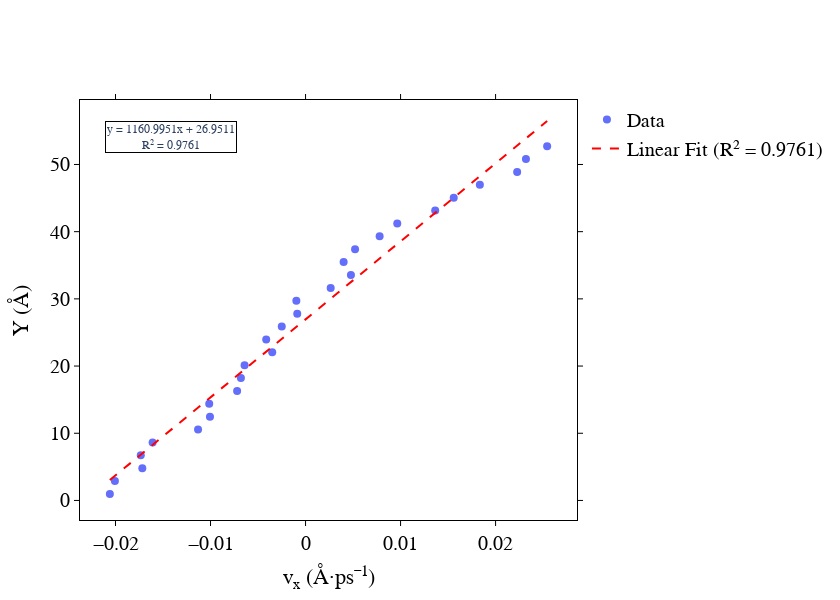

The notebook cell saved with this chart:
### Code cell
import pandas as pd
import numpy as np
from dfttk.plotly_format import plot_format

# Read the velocity profile file
vx_file = os.path.join(path, "vx_profile_run_avg.txt")

# Using pandas - clean and simple
df = pd.read_csv(vx_file, skiprows=4, sep='\s+', names=['Chunk', 'Coord1', 'Ncount', 'vx'])

# Remove boundary chunks where Ncount is 0
df_filtered = df[df['Ncount'] > 0].copy()

# Access the data for plotting
coord1 = df_filtered['Coord1'].values * length_y
vx = df_filtered['vx'].values

# Fit a linear model: coord1 = slope * vx + intercept
coeffs = np.polyfit(vx, coord1, 1)  # coeffs[0]: slope, coeffs[1]: intercept
slope, intercept = coeffs[0], coeffs[1]

# Generate points for the fit line
fit_x = np.linspace(np.min(vx), np.max(vx), 100)
fit_y = slope * fit_x + intercept

# Calculate R-squared
fit_y_data = slope * vx + intercept
ss_res = np.sum((coord1 - fit_y_data) ** 2)  # Sum of squares of residuals
ss_tot = np.sum((coord1 - np.mean(coord1)) ** 2)  # Total sum of squares
r_squared = 1 - (ss_res / ss_tot)

# Plot coord1 vs. vx using plotly
import plotly.graph_objects as go
fig = go.Figure()

# Add scatter plot
fig.add_trace(go.Scatter(
    x=vx, 
    y=coord1, 
    mode='markers',
    name='Data',
    marker=dict(size=8)
))

# Add linear fit line
fig.add_trace(go.Scatter(
    x=fit_x,
    y=fit_y,
    mode='lines',
    name=f'Linear Fit (R² = {r_squared:.4f})',
    line=dict(dash='dash', color='red', width=2)
))

plot_format(fig, xtitle='v<sub>x</sub> (Å·ps⁻¹)', ytitle='Y (Å)')

# Add annotation with fit equation and R²
fig.add_annotation(
    x=0.05, y=0.95,
    xref="paper", yref="paper",
    text=f"y = {slope:.4f}x + {intercept:.4f}<br>R² = {r_squared:.4f}",
    showarrow=False,
    font=dict(size=12),
    bgcolor="white",
    bordercolor="black",
    borderwidth=1
)

fig.show()

# Print the results
print(f"Linear fit equation: y = {slope:.4f}x + {intercept:.4f}")
print(f"R-squared: {r_squared:.4f}")

### Figure 1 — Plotly figure (JSON) as saved in the notebook; plotly's stock layout.template omitted (floating-point values rounded to 4 significant figures)
{"data": [{"marker": {"size": 8}, "mode": "markers", "name": "Data", "type": "scatter", "x": [-0.0206, -0.02006, -0.01718, -0.01734, -0.0161, -0.01131, -0.01006, -0.01014, -0.007204, -0.006802, -0.006416, -0.003508, -0.004141, -0.002504, -0.0008742, -0.0009673, 0.002645, 0.004776, 0.004007, 0.005211, 0.007797, 0.009652, 0.01364, 0.01559, 0.01834, 0.02227, 0.0232, 0.02543], "y": [0.9586, 2.876, 4.793, 6.71, 8.628, 10.54, 12.46, 14.38, 16.3, 18.21, 20.13, 22.05, 23.97, 25.88, 27.8, 29.72, 31.63, 33.55, 35.47, 37.39, 39.3, 41.22, 43.14, 45.06, 46.97, 48.89, 50.81, 52.72]}, {"line": {"color": "red", "dash": "dash", "width": 2}, "mode": "lines", "name": "Linear Fit (R² = 0.9761)", "type": "scatter", "x": [-0.0206, -0.02013, -0.01967, -0.0192, -0.01874, -0.01827, -0.01781, -0.01734, -0.01688, -0.01641, -0.01595, -0.01548, -0.01502, -0.01455, -0.01409, -0.01362, -0.01316, -0.01269, -0.01223, -0.01176, -0.0113, -0.01083, -0.01037, -0.009904, -0.009439, -0.008974, -0.008509, -0.008044, -0.007579, -0.007114, -0.00665, -0.006185, -0.00572, -0.005255, -0.00479, -0.004325, -0.00386, -0.003395, -0.002931, -0.002466, -0.002001, -0.001536, -0.001071, -0.0006063, -0.0001414, 0.0003234, 0.0007883, 0.001253, 0.001718, 0.002183, 0.002648, 0.003113, 0.003578, 0.004042, 0.004507, 0.004972, 0.005437, 0.005902, 0.006367, 0.006832, 0.007296, 0.007761, 0.008226, 0.008691, 0.009156, 0.009621, 0.01009, 0.01055, 0.01102, 0.01148, 0.01195, 0.01241, 0.01287, 0.01334, 0.0138, 0.01427, 0.01473, 0.0152, 0.01566, 0.01613, 0.01659, 0.01706, 0.01752, 0.01799, 0.01845, 0.01892, 0.01938, 0.01985, 0.02031, 0.02078, 0.02124, 0.02171, 0.02217, 0.02264, 0.0231, 0.02357, 0.02403, 0.0245, 0.02496, 0.02543], "y": [3.04, 3.579, 4.119, 4.659, 5.199, 5.738, 6.278, 6.818, 7.357, 7.897, 8.437, 8.976, 9.516, 10.06, 10.6, 11.14, 11.68, 12.21, 12.75, 13.29, 13.83, 14.37, 14.91, 15.45, 15.99, 16.53, 17.07, 17.61, 18.15, 18.69, 19.23, 19.77, 20.31, 20.85, 21.39, 21.93, 22.47, 23.01, 23.55, 24.09, 24.63, 25.17, 25.71, 26.25, 26.79, 27.33, 27.87, 28.41, 28.95, 29.49, 30.03, 30.56, 31.1, 31.64, 32.18, 32.72, 33.26, 33.8, 34.34, 34.88, 35.42, 35.96, 36.5, 37.04, 37.58, 38.12, 38.66, 39.2, 39.74, 40.28, 40.82, 41.36, 41.9, 42.44, 42.98, 43.52, 44.06, 44.6, 45.14, 45.68, 46.22, 46.76, 47.3, 47.84, 48.38, 48.91, 49.45, 49.99, 50.53, 51.07, 51.61, 52.15, 52.69, 53.23, 53.77, 54.31, 54.85, 55.39, 55.93, 56.47]}], "layout": {"annotations": [{"bgcolor": "white", "bordercolor": "black", "borderwidth": 1, "font": {"size": 12}, "showarrow": false, "text": "y = 1160.9951x + 26.9511<br>R² = 0.9761", "x": 0.05, "xref": "paper", "y": 0.95, "yref": "paper"}], "font": {"family": "Devaju Sans"}, "height": 600, "legend": {"font": {"color": "black", "size": 20}}, "plot_bgcolor": "white", "width": 840, "xaxis": {"linecolor": "black", "linewidth": 1, "mirror": "allticks", "showgrid": false, "showline": true, "tickcolor": "black", "tickfont": {"color": "rgb(0,0,0)", "size": 20}, "ticks": "outside", "tickwidth": 1, "title": {"font": {"color": "rgb(0,0,0)", "size": 22}, "text": "v<sub>x</sub> (Å·ps⁻¹)"}}, "yaxis": {"linecolor": "black", "linewidth": 1, "mirror": "allticks", "showgrid": false, "showline": true, "tickcolor": "black", "tickfont": {"color": "rgb(0,0,0)", "size": 20}, "ticks": "outside", "tickwidth": 1, "title": {"font": {"color": "rgb(0,0,0)", "size": 22}, "text": "Y (Å)"}}}}
